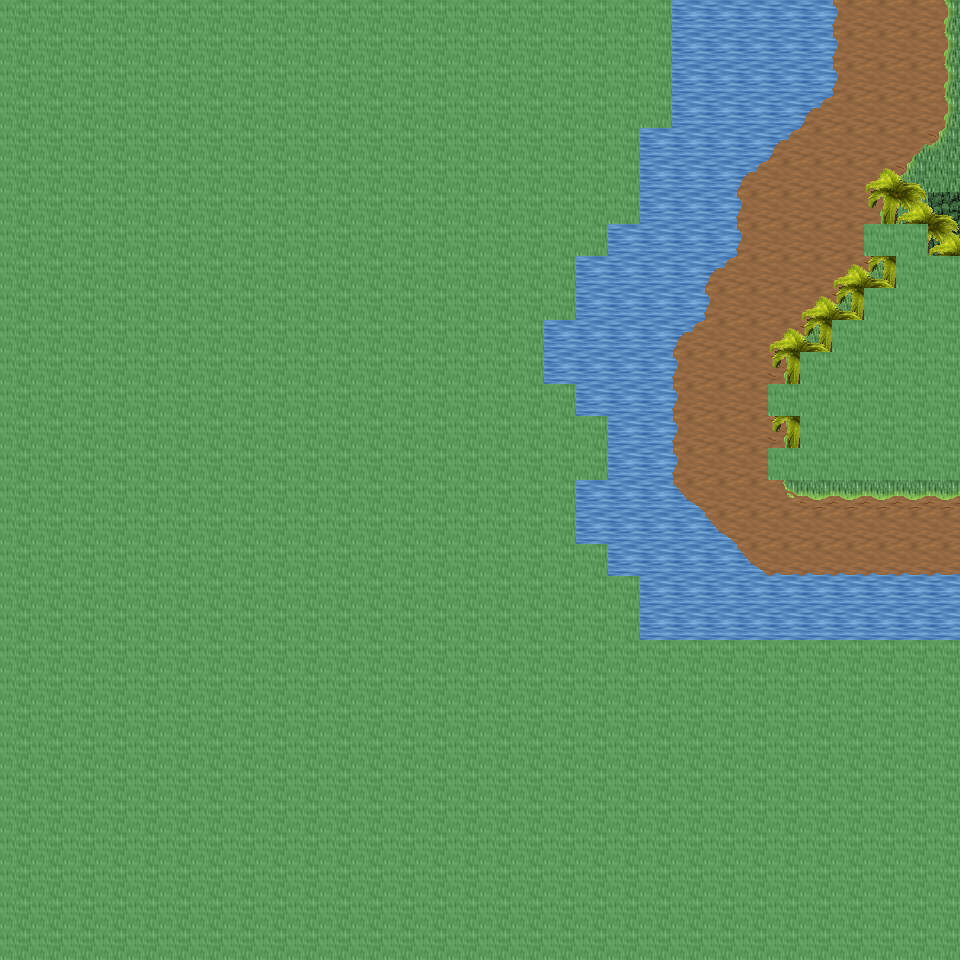

The image is a tile-based game level rendered from a .tmx file. Its description and source (layers, tilesets, objects; grid data summarised) follow:
An orthogonal 30x30 tile map with 32x32 px tiles, 6 tile layers (Ground, Object, Object2, Above, ...), 26 tilesets and 3 objects (3x mapExit).

<map version="1.0" orientation="orthogonal" renderorder="right-down" width="30" height="30" tilewidth="32" tileheight="32" nextobjectid="4">
  <tileset firstgid="1" name="tileset_ground_ground" tilewidth="32" tileheight="32" tilecount="33" columns="3">
    <image source="../drawable/tileset_ground_ground.png" width="96" height="352" />
  </tileset>
  <tileset firstgid="34" name="tileset_ground_water_pool" tilewidth="32" tileheight="32" tilecount="72" columns="3">
    <image source="../drawable/tileset_ground_water_pool.png" width="96" height="768" />
  </tileset>
  <tileset firstgid="106" name="tileset_ground_water_pool_deep" tilewidth="32" tileheight="32" tilecount="72" columns="3">
    <image source="../drawable/tileset_ground_water_pool_deep.png" width="96" height="768" />
  </tileset>
  <tileset firstgid="178" name="tileset_ground_water_pool_corners" tilewidth="32" tileheight="32" tilecount="72" columns="3">
    <image source="../drawable/tileset_ground_water_pool_corners.png" width="96" height="768" />
  </tileset>
  <tileset firstgid="250" name="tileset_ground_grass_edges" tilewidth="32" tileheight="32" tilecount="36" columns="12">
    <image source="../drawable/tileset_ground_grass_edges.png" width="384" height="96" />
  </tileset>
  <tileset firstgid="286" name="tileset_ground_grass_corners" tilewidth="32" tileheight="32" tilecount="24" columns="6">
    <image source="../drawable/tileset_ground_grass_corners.png" width="192" height="128" />
  </tileset>
  <tileset firstgid="310" name="tileset_ground_ladder_vertical_dark" tilewidth="32" tileheight="32" tilecount="3" columns="3">
    <image source="../drawable/tileset_ground_ladder_vertical_dark.png" width="96" height="32" />
  </tileset>
  <tileset firstgid="313" name="tileset_plant_tree_palm_tree" tilewidth="32" tileheight="32" tilecount="6" columns="2">
    <image source="../drawable/tileset_plant_tree_palm_tree.png" width="64" height="96" />
  </tileset>
  <tileset firstgid="319" name="tileset_plant_tree_tree_realistic" tilewidth="32" tileheight="32" tilecount="16" columns="4">
    <image source="../drawable/tileset_plant_tree_tree_realistic.png" width="128" height="128" />
  </tileset>
  <tileset firstgid="335" name="tileset_logic_creature_animal" tilewidth="32" tileheight="32" tilecount="32" columns="8">
    <image source="../drawable/tileset_logic_creature_animal.png" width="256" height="128" />
  </tileset>
  <tileset firstgid="367" name="tileset_logic_collision" tilewidth="32" tileheight="32" tilecount="1" columns="1">
    <image source="../drawable/tileset_logic_collision.png" width="32" height="32" />
  </tileset>
  <tileset firstgid="368" name="tileset_plant_bush_various_small" tilewidth="32" tileheight="32" tilecount="9" columns="3">
    <image source="../drawable/tileset_plant_bush_various_small.png" width="96" height="96" />
  </tileset>
  <tileset firstgid="377" name="tileset_ground_ridge_earth_pale" tilewidth="32" tileheight="32" tilecount="96" columns="12">
    <image source="../drawable/tileset_ground_ridge_earth_pale.png" width="384" height="256" />
  </tileset>
  <tileset firstgid="473" name="tileset_object_tent" tilewidth="32" tileheight="32" tilecount="9" columns="3">
    <image source="../drawable/tileset_object_tent.png" width="96" height="96" />
  </tileset>
  <tileset firstgid="482" name="tileset_logic_creature_amazon" tilewidth="32" tileheight="32" tilecount="16" columns="8">
    <image source="../drawable/tileset_logic_creature_amazon.png" width="256" height="64" />
  </tileset>
  <tileset firstgid="498" name="tileset_furniture_light_iron_lamp" tilewidth="32" tileheight="32" tilecount="3" columns="1">
    <image source="../drawable/tileset_furniture_light_iron_lamp.png" width="32" height="96" />
  </tileset>
  <tileset firstgid="501" name="tileset_furniture_light_flames" tilewidth="32" tileheight="32" tilecount="6" columns="6">
    <image source="../drawable/tileset_furniture_light_flames.png" width="192" height="32" />
  </tileset>
  <tileset firstgid="507" name="tileset_ground_rock_rocks_2" tilewidth="32" tileheight="32" tilecount="4" columns="2">
    <image source="../drawable/tileset_ground_rock_rocks_2.png" width="64" height="64" />
  </tileset>
  <tileset firstgid="511" name="tileset_logic_portal" tilewidth="32" tileheight="32" tilecount="24" columns="8">
    <image source="../drawable/tileset_logic_portal.png" width="256" height="96" />
  </tileset>
  <tileset firstgid="535" name="tileset_logic_item_fruits" tilewidth="32" tileheight="32" tilecount="16" columns="8">
    <image source="../drawable/tileset_logic_item_fruits.png" width="256" height="64" />
  </tileset>
  <tileset firstgid="551" name="tileset_plant_pineapple_plant" tilewidth="32" tileheight="32" tilecount="6" columns="2">
    <image source="../drawable/tileset_plant_pineapple_plant.png" width="64" height="96" />
  </tileset>
  <tileset firstgid="557" name="tileset_ground_grass_2" tilewidth="32" tileheight="32" tilecount="21" columns="3">
    <image source="../drawable/tileset_ground_grass_2.png" width="96" height="224" />
  </tileset>
  <tileset firstgid="578" name="tileset_light_dim_yellow_light_7x5" tilewidth="32" tileheight="32" tilecount="35" columns="7">
    <image source="../drawable/tileset_light_dim_yellow_light_7x5.png" width="224" height="160" />
  </tileset>
  <tileset firstgid="613" name="tileset_light_yellow_light_5x5" tilewidth="32" tileheight="32" tilecount="25" columns="5">
    <image source="../drawable/tileset_light_yellow_light_5x5.png" width="160" height="160" />
  </tileset>
  <tileset firstgid="638" name="tileset_logic_creature_spider" tilewidth="32" tileheight="32" tilecount="3" columns="3">
    <image source="../drawable/tileset_logic_creature_spider.png" width="96" height="32" />
  </tileset>
  <tileset firstgid="641" name="tileset_logic_creature_reptile" tilewidth="32" tileheight="32" tilecount="7" columns="7">
    <image source="../drawable/tileset_logic_creature_reptile.png" width="224" height="32" />
  </tileset>
  <layer name="Ground" width="30" height="30">
    <data>[900 cells, 900 non-empty, 16 distinct tile ids]</data>
  </layer>
  <layer name="Object" width="30" height="30">
    <data>[900 cells, 81 non-empty, 13 distinct tile ids]</data>
  </layer>
  <layer name="Object2" width="30" height="30">
    <data>[900 cells, 28 non-empty, 3 distinct tile ids]</data>
  </layer>
  <layer name="Above" width="30" height="30">
    <data>[900 cells, 34 non-empty, 4 distinct tile ids]</data>
  </layer>
  <layer name="Above2" width="30" height="30">
    <data>[900 cells, 7 non-empty, 2 distinct tile ids]</data>
  </layer>
  <layer name="Walkable" width="30" height="30">
    <data>[900 cells, 717 non-empty, 1 distinct tile ids]</data>
  </layer>
  <objectgroup name="MapEvents">
    <object id="1" name="north" type="mapExit" x="672" y="0" width="288" height="32">
      <properties>
        <property name="map" value="level_0_x256_y9" />
        <property name="x" value="21" />
        <property name="y" value="28" />
      </properties>
    </object>
    <object id="2" name="east" type="mapExit" x="928" y="0" width="32" height="256">
      <properties>
        <property name="map" value="level_0_x257_y10" />
        <property name="x" value="1" />
        <property name="y" value="0" />
      </properties>
    </object>
    <object id="3" name="east2" type="mapExit" x="928" y="480" width="32" height="160">
      <properties>
        <property name="map" value="level_0_x257_y10" />
        <property name="x" value="1" />
        <property name="y" value="15" />
      </properties>
    </object>
  </objectgroup>
</map>
